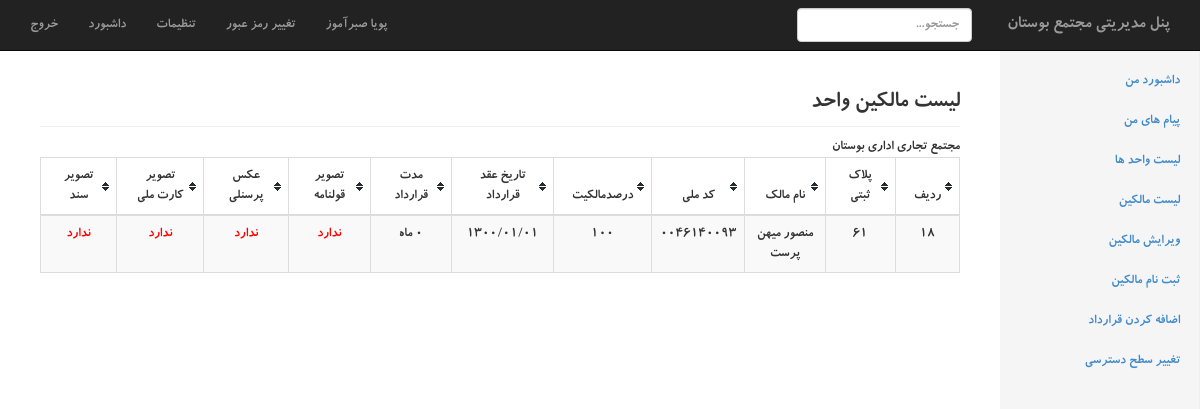
/index.php?page=vahed_contracts&id=61 (signed in), run on the app's committed database.
### tables this page shows
CREATE TABLE IF NOT EXISTS `contract` (
`id` int(11) NOT NULL,
  `vahed_id` int(11) NOT NULL,
  `users_id` int(11) NOT NULL,
  `percent` int(11) NOT NULL,
  `gholname_image` varchar(250) NOT NULL,
  `begin_date` bigint(20) NOT NULL,
  `duration` int(11) NOT NULL
);

CREATE TABLE IF NOT EXISTS `vahed` (
`id` int(11) NOT NULL,
  `radif` varchar(255) DEFAULT NULL,
  `pelak_sabti` varchar(255) DEFAULT NULL,
  `pelak_abi` varchar(255) DEFAULT NULL,
  `address` varchar(255) DEFAULT NULL,
  `masahat_sabti` varchar(255) DEFAULT NULL,
  `kontori_marboote` varchar(255) DEFAULT NULL,
  `shomare_badane_kontor` varchar(255) DEFAULT NULL,
  `shomare_parvande` varchar(255) DEFAULT NULL,
  `noe_faaz` varchar(255) DEFAULT NULL,
  `noe_karbari` varchar(255) DEFAULT NULL,
  `ab` varchar(255) DEFAULT NULL,
  `parking` varchar(255) DEFAULT NULL,
  `gaz` varchar(255) DEFAULT NULL,
  `telephone` varchar(255) DEFAULT NULL,
  `sanad` varchar(250) NOT NULL
);

CREATE TABLE IF NOT EXISTS `users` (
`id` int(11) NOT NULL,
  `first_name` varchar(250) NOT NULL,
  `last_name` varchar(250) NOT NULL,
  `melli_code` varchar(250) NOT NULL,
  `shenasname` varchar(250) NOT NULL,
  `mobile` varchar(250) NOT NULL,
  `tel` varchar(250) NOT NULL,
  `address` text NOT NULL,
  `birthday` bigint(20) NOT NULL,
  `personal_image` varchar(250) NOT NULL,
  `karte_melli_image` varchar(250) NOT NULL
);

### include/jdf.php (called while the page is built, shortened)
<?php
function jdate($format,$timestamp='',$none='',$time_zone='Asia/Tehran',$tr_num='fa'){
 $T_sec=0;
 $ts=$T_sec+(($timestamp=='' or $timestamp=='now')?time():tr_num($timestamp));
 $date=explode('_',date('H_i_j_n_O_P_s_w_Y',$ts));
 list($j_y,$j_m,$j_d)=gregorian_to_jalali($date[8],$date[3],$date[2]);
 $sl=strlen($format);
 $out='';
 for($i=0; $i<$sl; $i++){
  $sub=substr($format,$i,1);
  switch($sub){
	case'd':
	$out.=($j_d<10)?'0'.$j_d:$j_d;
	break;
	case'm':
	$out.=($j_m>9)?$j_m:'0'.$j_m;
	break;
	case'Y':
	$out.=$j_y;
	break;
	default:$out.=$sub;
  }
 }
 return($tr_num!='en')?tr_num($out,'fa','.'):$out;
}
function tr_num($str,$mod='en',$mf='٫'){
 $num_a=array('0','1','2','3','4','5','6','7','8','9','.');
 $key_a=array('۰','۱','۲','۳','۴','۵','۶','۷','۸','۹',$mf);
 return($mod=='fa')?str_replace($num_a,$key_a,$str):str_replace($key_a,$num_a,$str);
}
function gregorian_to_jalali($g_y,$g_m,$g_d,$mod=''){
	$g_y=tr_num($g_y); $g_m=tr_num($g_m); $g_d=tr_num($g_d);
 $d_4=$g_y%4;
 $g_a=array(0,0,31,59,90,120,151,181,212,243,273,304,334);
 $doy_g=$g_a[(int)$g_m]+$g_d;
 $d_33=(int)((($g_y-16)%132)*.0305);
 $a=($d_33==3 or $d_33<($d_4-1) or $d_4==0)?286:287;
 $b=(($d_33==1 or $d_33==2) and ($d_33==$d_4 or $d_4==1))?78:(($d_33==3 and $d_4==0)?80:79);
 if((int)(($g_y-10)/63)==30){$a--;$b++;}
 if($doy_g>$b){
  $jy=$g_y-621; $doy_j=$doy_g-$b;
 }else{
  $jy=$g_y-622; $doy_j=$doy_g+$a;
 }
 if($doy_j<187){
  $jm=(int)(($doy_j-1)/31); $jd=$doy_j-(31*$jm++);
 }else{
  $jm=(int)(($doy_j-187)/30); $jd=$doy_j-186-($jm*30); $jm+=7;
 }
 return($mod=='')?array($jy,$jm,$jd):$jy.$mod.$jm.$mod.$jd;
}

### include/vahed_contracts.php (the view, shortened to what this page needs)
<h3 class="sub-header">لیست مالکین واحد</h3>
مجتمع تجاری اداری بوستان
    <table class="table table-striped table-hover table-bordered tablesorter">
    		<thead>
				<tr>
					<th>ردیف</th>
					<th>پلاک ثبتی</th>
                    <th>نام مالک</th>
                    <th>کد ملی</th>
					<th>درصدمالکیت</th>
                    <th>تاریخ عقد قرارداد</th>
                    <th>مدت قرارداد</th>
					<th>تصویر قولنامه</th>
                    <th>عکس پرسنلی</th>
                    <th>تصویر کارت ملی</th>
                    <th>تصویر سند</th>
				</tr>
            </thead>
            <tbody>
<?php
	$id = $_REQUEST['id'];
	$vahed_contracts_query = "SELECT
								contract.id,contract.vahed_id,contract.users_id,contract.percent,contract.gholname_image,contract.begin_date,contract.duration,
								users.first_name,users.last_name,users.melli_code,users.personal_image,users.karte_melli_image,
								vahed.pelak_sabti,vahed.sanad
								 FROM `contract`
									INNER JOIN users ON contract.users_id = users.id
									INNER JOIN vahed ON contract.vahed_id = vahed.id
								 WHERE contract.vahed_id = '$id' ";
	$vahed_contracts_result = $mysqli->query($vahed_contracts_query);
	while($vahed_contracts_row = $vahed_contracts_result->fetch_assoc()){
		if($vahed_contracts_row['gholname_image']){
				$vahed_contracts_row['gholname_image'] = '<a target="_blank" href="images/gholname/'.$vahed_contracts_row['gholname_image'].'"><img src="images/gholname/'.$vahed_contracts_row['gholname_image'].'" width="30"></a>';
				}else{
				$vahed_contracts_row['gholname_image'] = '<span style="color:red">ندارد</span>';
					}
		if($vahed_contracts_row['personal_image']){
				$vahed_contracts_row['personal_image'] = '<a target="_blank" href="images/users/personal/'.$vahed_contracts_row['personal_image'].'"><img src="images/users/personal/'.$vahed_contracts_row['personal_image'].'" width="30"></a>';
				}else{
				$vahed_contracts_row['personal_image'] = '<span style="color:red">ندارد</span>';
					}
		if($vahed_contracts_row['karte_melli_image']){
				$vahed_contracts_row['karte_melli_image'] = '<a target="_blank" href="images/users/melli_card/'.$vahed_contracts_row['karte_melli_image'].'"><img src="images/users/melli_card/'.$vahed_contracts_row['karte_melli_image'].'" width="30"></a>';
				}else{
				$vahed_contracts_row['karte_melli_image'] = '<span style="color:red">ندارد</span>';
					}
		if($vahed_contracts_row['sanad']){
				$vahed_contracts_row['sanad'] = '<a target="_blank" href="images/vahed/'.$vahed_contracts_row['sanad'].'"><img src="images/vahed/'.$vahed_contracts_row['sanad'].'" width="30"></a>';
				}else{
				$vahed_contracts_row['sanad'] = '<span style="color:red">ندارد</span>';
					}
					$vahed_contracts_row['begin_date'] = jdate("Y/m/d",$vahed_contracts_row['begin_date']);
		echo "
		  <tr>
					<td>$vahed_contracts_row[id]</td>
					<td>$vahed_contracts_row[pelak_sabti]</td>
					<td>$vahed_contracts_row[first_name] $vahed_contracts_row[last_name]</td>
					<td>$vahed_contracts_row[melli_code]</td>
					<td>$vahed_contracts_row[percent]</td>
					<td>$vahed_contracts_row[begin_date]</td>
					<td>$vahed_contracts_row[duration] ماه</td>
					<td>$vahed_contracts_row[gholname_image]</td>
					<td>$vahed_contracts_row[personal_image]</td>
					<td>$vahed_contracts_row[karte_melli_image]</td>
					<td>$vahed_contracts_row[sanad]</td>
		  </tr>";
	}
?>
</tbody>
</table>

### css/style.css (style rules this page uses)
table.tablesorter thead tr .header { background-image: url(bg.gif); background-repeat: no-repeat; background-position:center right; cursor: pointer; }
table.tablesorter thead th { padding:8px 18px; }

### css/dashboard.css (style rules this page uses)
body { padding-top: 50px; direction:rtl; font-family:bkoodakbold,tahoma; }
.sub-header { padding-bottom: 10px; border-bottom: 1px solid #eee; }
td { text-align:center; }
th { text-align:center; }

### data on the page
contract: id "18", vahed.pelak_sabti "61", users.first_name "منصور", users.last_name "میهن پرست", users.melli_code "0046140093", percent "100", vahed_contracts_row "۱۳۰۰/۰۱/۰۱", duration "0"

### other printed values
$_SESSION['MM_admin_first_name'] "پویا"
$_SESSION['MM_admin_last_name'] "صبرآموز"
